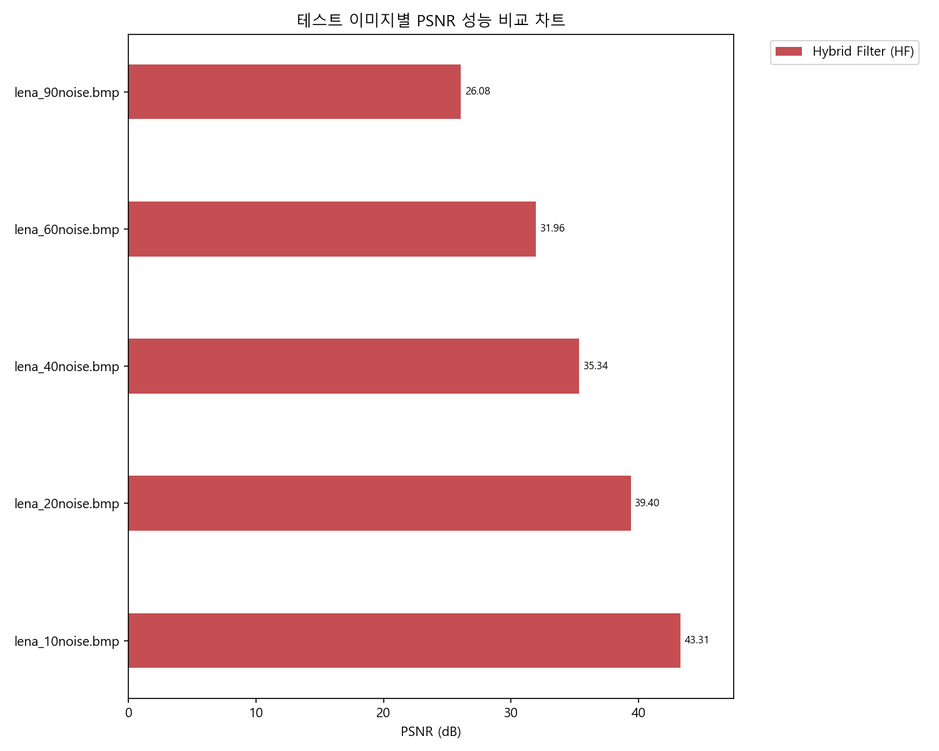
#> input picture data_table/dataset/PSNR_HF331.png, 939 x 751 px, shrunk from 1500 x 1200 before the run, found by its file name; its folder holds only this picture in this run
$ python DAF.py
#> lines starting #> are read from the running program, lines starting #| are printed output that depends on the picture
import cv2
import numpy as np
import time
import os
import sys
import re
from skimage.metrics import peak_signal_noise_ratio as psnr
from skimage.metrics import structural_similarity as ssim

# ==========================================================
# [사용자 수정 부분] (파일명만 수정하고 실행하면 됨)
# ==========================================================
SCRIPT_DIR = os.path.dirname(os.path.abspath(__file__))

# 현재 스크립트 위치에서 위로 올라가며 'dataset' 폴더를 찾습니다.
def find_dataset_dir(start_dir):
#> called with start_dir = 'filter code'
    current = start_dir
    while True:
        candidate = os.path.join(current, "dataset")
        if os.path.isdir(candidate):
            return os.path.abspath(candidate)
        parent = os.path.dirname(current)
        if parent == current:
            return None
        current = parent

DATASET_DIR = find_dataset_dir(SCRIPT_DIR)
if DATASET_DIR is None:
    raise FileNotFoundError("dataset 폴더를 찾을 수 없습니다. 스크립트 위치를 확인해주세요.")

# 테스트할 특정 파일명을 지정하거나, 폴더 전체 처리를 위해 아래 main 루프를 사용하세요.
# 여기서는 ACWMF 스타일 템플릿 유지를 위해 변수만 선언합니다.
FILTER_NAME   = "DAF"
# ==========================================================


def load_image_grayscale(path):
    """한글/Unicode 경로에서도 안전하게 이미지를 로드합니다."""
#> called with path = 'filter code/dataset/PSNR_HF331.png'
    img = cv2.imread(path, cv2.IMREAD_GRAYSCALE)
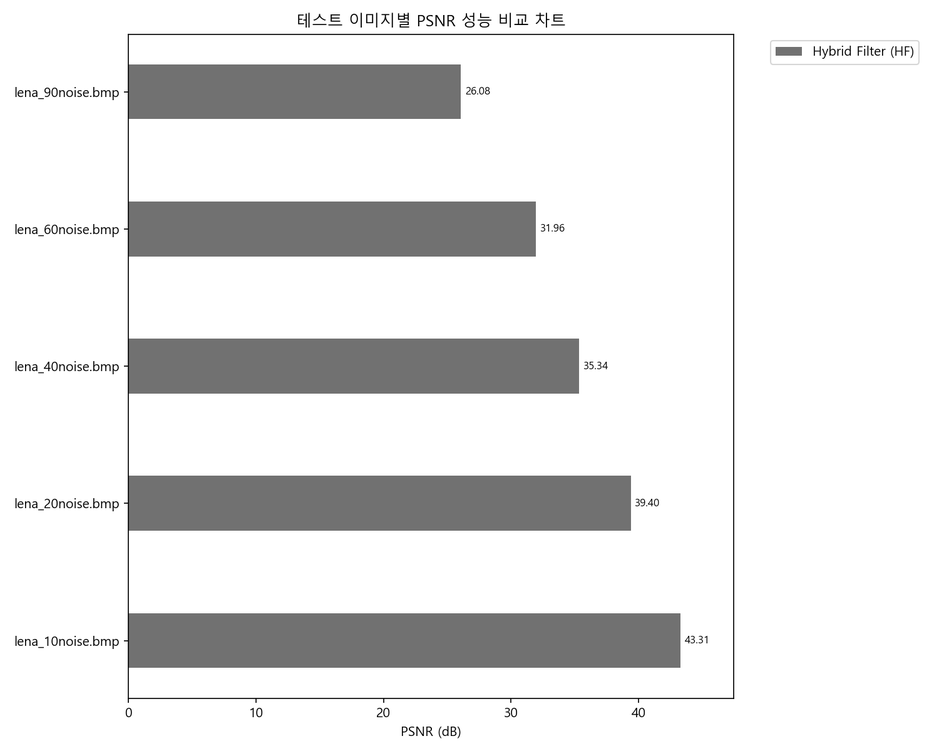
#> img: shape (751, 939); min 0, max 255, mean 228
    if img is None:
        try:
            data = np.fromfile(path, dtype=np.uint8)
            img = cv2.imdecode(data, cv2.IMREAD_GRAYSCALE)
        except Exception:
            img = None
    return img


def save_image(path, img):
    """한글/Unicode 경로에서도 안전하게 이미지를 저장합니다."""
    ext = os.path.splitext(path)[1]
    if ext == "":
        print(f"❌ 이미지 저장 실패: 확장자가 없습니다. {path}")
        return False
    success, encoded = cv2.imencode(ext, img)
    if not success:
        print(f"❌ 이미지 인코딩 실패: {path}")
        return False
    try:
        with open(path, "wb") as f:
            f.write(encoded.tobytes())
        return True
    except Exception as e:
        print(f"❌ 이미지 저장 실패: {e}")
        return False

IMAGE_EXTENSIONS = ('.png', '.jpg', '.jpeg', '.bmp', '.tiff')


def find_reference_image(image_path):
    base = os.path.splitext(os.path.basename(image_path))[0]
    search_roots = [os.path.join(DATASET_DIR, "1_original"), DATASET_DIR]

    for root in search_roots:
        for ext in IMAGE_EXTENSIONS:
            candidate = os.path.join(root, base + ext)
            if os.path.exists(candidate):
                if os.path.abspath(candidate) == os.path.abspath(image_path):
                    continue
                return candidate

    prefix = re.split(r'[_\-]', base)[0]
    if prefix != base:
        for root in search_roots:
            if not os.path.isdir(root):
                continue
            for file in os.listdir(root):
                name, ext = os.path.splitext(file)
                if ext.lower() in IMAGE_EXTENSIONS and name == prefix:
                    return os.path.join(root, file)

    for root in search_roots:
        if not os.path.isdir(root):
            continue
        for file in os.listdir(root):
            name, ext = os.path.splitext(file)
            if ext.lower() not in IMAGE_EXTENSIONS:
                continue
            if base.startswith(name + "_") or name.startswith(base + "_"):
                return os.path.join(root, file)

    return None


def compute_metrics(reference, target):
    if reference is None or target is None:
        return None
    if reference.shape != target.shape:
        return None
    try:
        return psnr(reference, target, data_range=255), ssim(reference, target, data_range=255)
    except Exception:
        return None

# --- 1. Detail-Aware (Rolling Guidance) 필터 알고리즘 정의 ---
def apply_detail_aware_filter(image, sigma_s=3.0, sigma_r=25.0, num_of_iter=4):
    """
    Rolling Guidance Filter (RGF)를 적용하여 구조는 보존하고 미세 질감(노이즈)을 제거하는 디테일 인지 필터.
    Args:
        image (np.ndarray): 입력 이미지 (Grayscale)
        sigma_s (float): 공간 표준편차 (숫자가 클수록 더 넓은 범위를 참고하여 '구조'를 단순화함)
        sigma_r (float): 색상 표준편차 (숫자가 클수록 색 차이를 무시하고 뭉갬 -> 질감 제거 강도)
        num_of_iter (int): 반복 횟수 (보통 2~5 사이)
    Returns:
        np.ndarray: 필터링된 결과 이미지
    """
#> called with sigma_s = 3, sigma_r = 25, num_of_iter = 4
    # opencv-contrib-python의 ximgproc 모듈 사용
    # d=-1로 설정하면 sigma_s에 따라 자동으로 지름이 결정되어 더 정밀한 처리가 가능합니다.
    try:
        result = cv2.ximgproc.rollingGuidanceFilter(image, d=-1, sigmaColor=sigma_r, sigmaSpace=sigma_s, numOfIter=num_of_iter)
        return result
    except AttributeError:
        print("❌ 오류: OpenCV ximgproc 모듈을 사용할 수 없습니다. opencv-contrib-python 설치를 확인하세요.")
        return None

# --- 2. 메인 복원 실행 함수 (배치 처리용으로 수정) ---
def run_restoration(image_path, save_root):
    """
    이미지 경로를 받아 DAF 복원을 수행하고 지표를 출력/저장합니다. (ACWMF 스타일)
    """
    # (1) 이미지 로드 (Unicode-safe Grayscale 로드)
    src = load_image_grayscale(image_path)

    if src is None:
        print(f"❌ 이미지 로드 실패: {image_path}")
        return

    file_basename = os.path.basename(image_path)
    print(f"\n🚀 [{FILTER_NAME}] 처리 시작: {file_basename}")

    # (2) 시간 측정 시작 (고정밀 perf_counter 사용)
    start_time = time.perf_counter()

    # 알고리즘 실행 (기존 파라미터 유지)
    filtered_res = apply_detail_aware_filter(src, sigma_s=3.0, sigma_r=25.0, num_of_iter=4)

    if filtered_res is None: return

    elapsed_time = time.perf_counter() - start_time

    # (3) 결과 저장 경로 조립 (dataset/DAF/restore)
    restore_dir = os.path.join(save_root, FILTER_NAME, "restore")
    if not os.path.exists(restore_dir):
        os.makedirs(restore_dir)

    raw_name = os.path.splitext(file_basename)[0]
    # ACWMF 스타일 파일명: (노이즈명)_res_(필터)_(시간).bmp
    # ※ 원본이 없는 배치 처리이므로 PSNR/SSIM 수치는 제외하고 시간만 기록
    save_name = f"{raw_name}_res_{FILTER_NAME}_{elapsed_time:.4f}s.png"
    save_full_path = os.path.join(restore_dir, save_name)

    # 결과 저장 (Unicode-safe 저장)
    if not save_image(save_full_path, filtered_res):
        print(f"❌ 저장 실패: {save_full_path}")
        return

    ref_path = find_reference_image(image_path)
    if ref_path is not None:
        ref_img = load_image_grayscale(ref_path)
        metrics = compute_metrics(ref_img, filtered_res)
#> metrics = (37.17, 0.99)
    else:
        metrics = None

    # (4) 결과 출력 (ACWMF 스타일 포맷)
    print("-" * 50)
    print(f"✅ 저장 완료: {save_full_path}")
    if metrics is not None:
        psnr_val, ssim_val = metrics
#> psnr_val = 37.17; ssim_val = 0.99
        print(f"📊 PSNR : {psnr_val:.2f} dB")
#| 📊 PSNR : 37.17 dB
        print(f"📊 SSIM : {ssim_val:.4f}")
#| 📊 SSIM : 0.9898
    else:
        print("📊 PSNR/SSIM 평가 불가: 원본 이미지가 없거나 크기가 다릅니다.")
    print(f"⏱️ 소요 시간: {elapsed_time:.4f} 초")
    print("-" * 50)

# --- 실행부 ---
if __name__ == "__main__":
    print(f"현재 프로젝트 기준 경로: {DATASET_DIR}\n")

    if not os.path.exists(DATASET_DIR):
        print(f"❌ 오류: {DATASET_DIR} 디렉토리를 찾을 수 없습니다.")
    else:
        # 지원하는 이미지 확장자
        image_extensions = ('.png', '.jpg', '.jpeg', '.bmp', '.tiff')
        # 폴더 내 파일 목록 가져오기
        try:
            all_files = os.listdir(DATASET_DIR)
        except FileNotFoundError:
            print("❌ 오류: Dataset 디렉토리를 읽을 수 없습니다.")
            sys.exit()

        image_files = [f for f in all_files
                       if f.lower().endswith(image_extensions) and os.path.isfile(os.path.join(DATASET_DIR, f))]

        if not image_files:
            print(f"❌ 오류: {DATASET_DIR}에서 이미지 파일을 찾을 수 없습니다.")
        else:
            print(f"📂 발견된 이미지 파일: {len(image_files)}개 처리 시작...")

            # 각 이미지 파일을 순차적으로 처리 (배치 프로세싱)
            for img_file in image_files:
                image_full_path = os.path.join(DATASET_DIR, img_file)
                run_restoration(image_full_path, DATASET_DIR)

            print("\n🎉 모든 이미지 처리가 완료되었습니다.")

$ run again, on data_table/dataset/PSNR_all.png
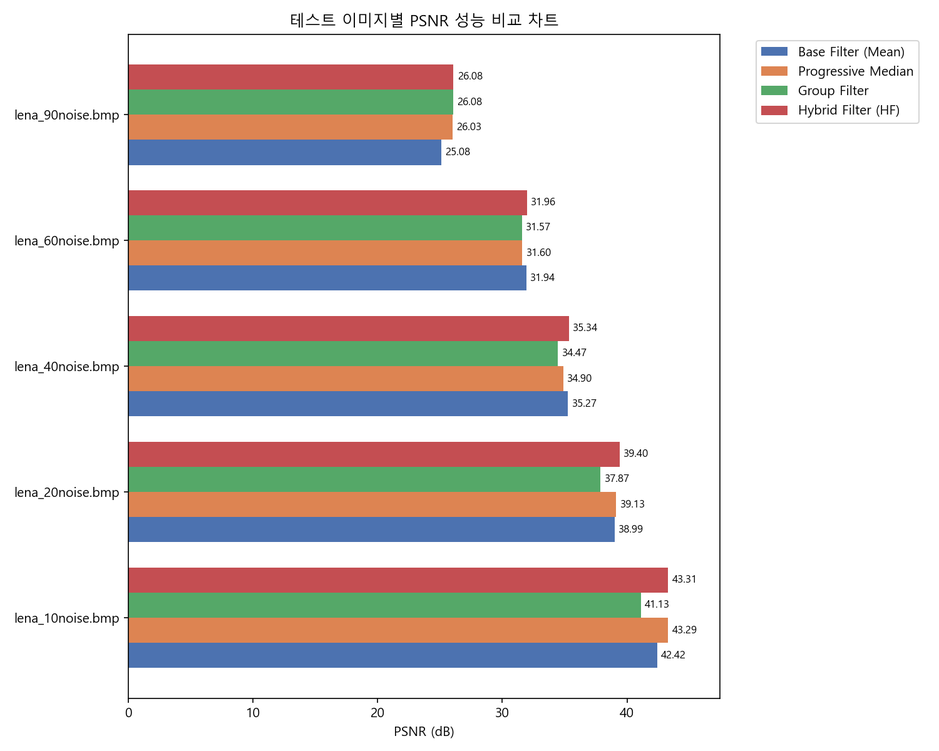
#> input picture data_table/dataset/PSNR_all.png, 939 x 751 px, shrunk from 1500 x 1200 before the run, found by its file name
#> in load_image_grayscale, `img = cv2.imread(path, cv2.IMREAD_GRAYSCALE)`:
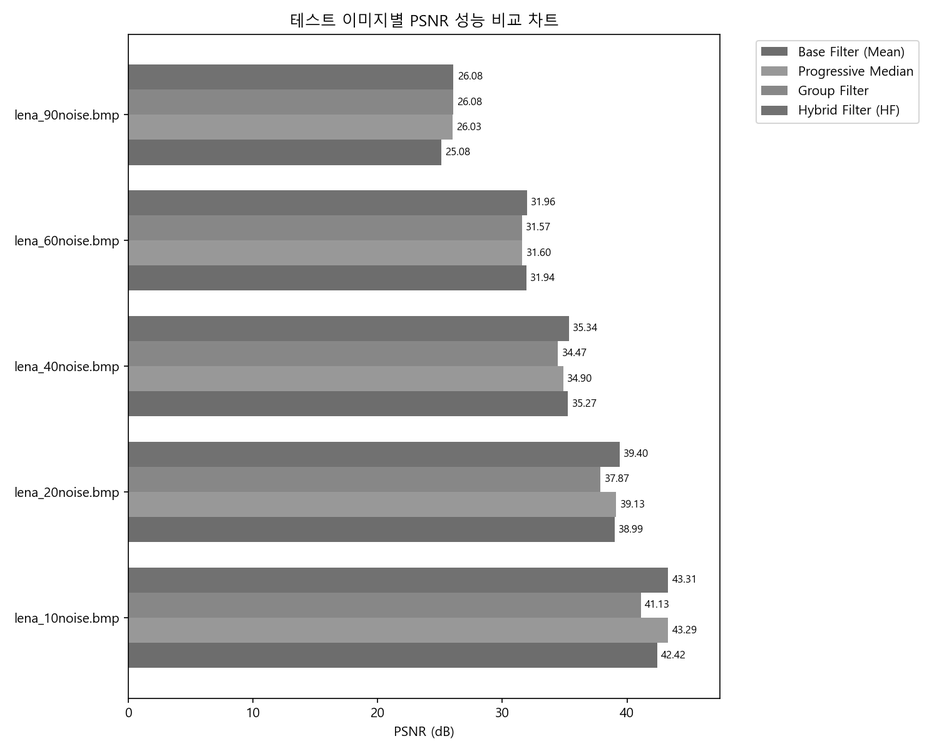
#> img: shape (751, 939); min 0, max 255, mean 212.7
#> metrics = (35.83, 0.978)
#> psnr_val = 35.83; ssim_val = 0.978
#| 📊 PSNR : 35.83 dB
#| 📊 SSIM : 0.9783
